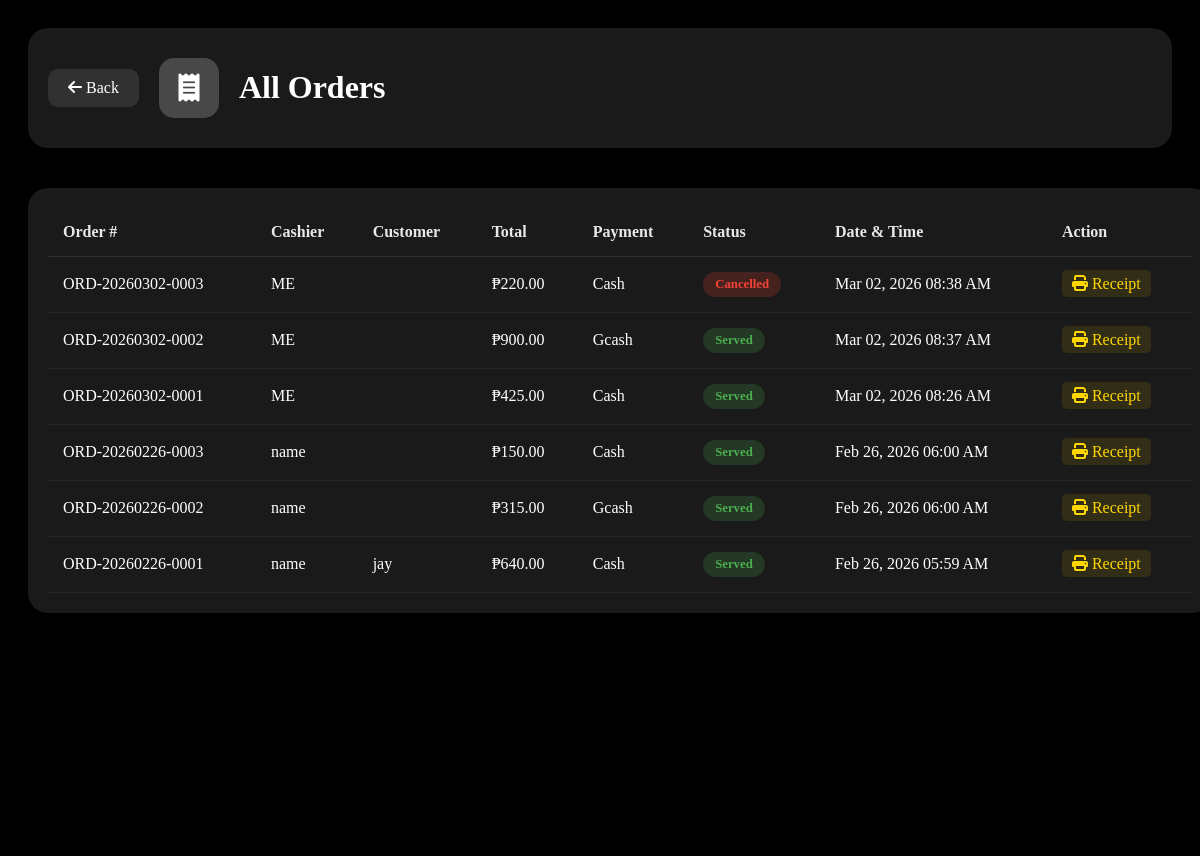
Screenshot of /orders.php (signed in) with the database file from the repository.
### tables this page shows
CREATE TABLE `orders` (
  `id` int(11) NOT NULL,
  `order_number` varchar(20) NOT NULL,
  `cashier_id` int(11) NOT NULL,
  `customer_name` varchar(100) DEFAULT NULL,
  `total_amount` decimal(10,2) NOT NULL,
  `payment_method` enum('cash','card','online','gcash','maya') DEFAULT 'cash',
  `payment_status` enum('paid','unpaid','refunded') DEFAULT 'paid',
  `order_status` enum('pending','preparing','served','cancelled') DEFAULT 'pending',
  `cancellation_requested` tinyint(1) DEFAULT 0,
  `cancellation_requested_by` int(11) DEFAULT NULL,
  `cancellation_requested_at` timestamp NULL DEFAULT NULL,
  `cancellation_reason` text DEFAULT NULL,
  `cancelled_by` int(11) DEFAULT NULL,
  `cancelled_at` timestamp NULL DEFAULT NULL,
  `created_at` timestamp NOT NULL DEFAULT current_timestamp(),
  `updated_at` timestamp NULL DEFAULT NULL ON UPDATE current_timestamp()
);

CREATE TABLE `users` (
  `id` int(11) NOT NULL,
  `username` varchar(50) NOT NULL,
  `email` varchar(100) NOT NULL,
  `password` varchar(255) NOT NULL,
  `role` enum('cashier','manager') DEFAULT 'cashier',
  `created_at` timestamp NOT NULL DEFAULT current_timestamp(),
  `last_login` timestamp NULL DEFAULT NULL,
  `last_logout` timestamp NULL DEFAULT NULL,
  `is_approved` tinyint(1) DEFAULT 0,
  `approved_by` int(11) DEFAULT NULL,
  `approved_at` timestamp NULL DEFAULT NULL
);

### orders.php (the view, shortened to what this page needs)
<?php
require_once 'config.php';
$role = $_SESSION['role'];
$user_id = $_SESSION['user_id'];
if ($role == 'cashier') {
    $orders = $conn->query("SELECT o.*, u.username as cashier_name
                            FROM orders o
                            JOIN users u ON o.cashier_id = u.id
                            WHERE o.cashier_id = $user_id
                            ORDER BY o.created_at DESC");
} else {
    $orders = $conn->query("SELECT o.*, u.username as cashier_name
                            FROM orders o
                            JOIN users u ON o.cashier_id = u.id
                            ORDER BY o.created_at DESC");
}
?>
<!DOCTYPE html>
<html lang="en">
<head>
    <link rel="stylesheet" href="https://cdnjs.cloudflare.com/ajax/libs/font-awesome/6.4.0/css/all.min.css">
</head>
<body>
    <video autoplay muted loop id="video-background">
        <source src="videos/coffee-bg2.mp4" type="video/mp4">
    </video>
    <div class="video-overlay"></div>
    <div class="container">
        <div class="header">
            <div class="brand">
                <a href="dashboard.php"><i class="fas fa-arrow-left"></i> Back</a>
                <div class="logo"><i class="fas fa-receipt"></i></div>
                <div class="brand-text">
                    <h1>All Orders</h1>
                </div>
            </div>
        </div>
        <div class="orders-table">
            <table>
                <thead>
                    <tr>
                        <th>Order #</th>
                        <?php if($role == 'manager'): ?><th>Cashier</th><?php endif; ?>
                        <th>Customer</th>
                        <th>Total</th>
                        <th>Payment</th>
                        <th>Status</th>
                        <th>Date & Time</th>
                        <th>Action</th>
                    </tr>
                </thead>
                <tbody>
                    <?php if ($orders && $orders->num_rows > 0): ?>
                        <?php while($order = $orders->fetch_assoc()): ?>
                        <tr>
                            <td><?php echo $order['order_number']; ?></td>
                            <?php if($role == 'manager'): ?>
                            <td><?php echo htmlspecialchars($order['cashier_name']); ?></td>
                            <?php endif; ?>
                            <td><?php echo htmlspecialchars($order['customer_name'] ?? 'Walk-in'); ?></td>
                            <td>₱<?php echo number_format($order['total_amount'], 2); ?></td>
                            <td><?php echo ucfirst($order['payment_method']); ?></td>
                            <td>
                                <span class="status-badge status-<?php echo $order['order_status']; ?>">
                                    <?php echo ucfirst($order['order_status']); ?>
                                </span>
                            </td>
                            <td><?php echo date('M d, Y h:i A', strtotime($order['created_at'])); ?></td>
                            <td>
                                <a href="receipt.php?order_id=<?php echo $order['id']; ?>" class="view-btn">
                                    <i class="fas fa-print"></i> Receipt
                                </a>
                            </td>
                        </tr>
                        <?php endwhile; ?>
                    <?php endif; ?>
                </tbody>
            </table>
        </div>
    </div>
</body>
</html>

### orders.php (style rules this page uses)
body { background: #000; min-height: 100vh; padding: 20px; position: relative; }
#video-background { position: fixed; top: 0; left: 0; width: 100%; height: 100%; object-fit: cover; z-index: -2; }
.video-overlay { position: fixed; top: 0; left: 0; width: 100%; height: 100%; background: rgba(0,0,0,0.4); z-index: -1; }
.container { max-width: 1200px; margin: 0 auto; }
.header { display: flex; justify-content: space-between; align-items: center; margin-bottom: 40px; padding: 20px; background: rgba(255,255,255,0.1); border-radius: 20px; backdrop-filter: blur(15px); }
.brand { display: flex; align-items: center; gap: 20px; }
.brand a { color: white; text-decoration: none; padding: 10px 20px; background: rgba(255,255,255,0.1); border-radius: 10px; }
.logo { width: 60px; height: 60px; background: rgba(255,255,255,0.2); border-radius: 15px; display: flex; align-items: center; justify-content: center; color: white; font-size: 28px; }
.brand-text h1 { color: white; font-size: 2rem; }
.orders-table { width: 100%; background: rgba(255,255,255,0.1); border-radius: 20px; padding: 20px; backdrop-filter: blur(15px); overflow-x: auto; }
.orders-table table { width: 100%; border-collapse: collapse; min-width: 800px; }
.orders-table th { color: rgba(255,255,255,0.9); text-align: left; padding: 15px; border-bottom: 1px solid rgba(255,255,255,0.1); }
.orders-table td { color: white; padding: 15px; border-bottom: 1px solid rgba(255,255,255,0.05); }
.status-badge { padding: 5px 12px; border-radius: 20px; font-size: 0.8rem; font-weight: 600; display: inline-block; }
.status-served { background: rgba(76,175,80,0.2); color: #4CAF50; }
.status-cancelled { background: rgba(244,67,54,0.2); color: #f44336; }
.view-btn { color: #ffd700; text-decoration: none; padding: 5px 10px; border-radius: 5px; background: rgba(255,215,0,0.1); }

### rows the page displays
orders: order_number "ORD-20260302-0003", cashier.username "ME", total_amount "220.00", payment_method "Cash", order_status "Cancelled", created_at "Mar 02, 2026 08:38 AM"
orders: order_number "ORD-20260302-0002", cashier.username "ME", total_amount "900.00", payment_method "Gcash", order_status "Served", created_at "Mar 02, 2026 08:37 AM"
orders: order_number "ORD-20260302-0001", cashier.username "ME", total_amount "425.00", payment_method "Cash", order_status "Served", created_at "Mar 02, 2026 08:26 AM"
orders: order_number "ORD-20260226-0003", cashier.username "name", total_amount "150.00", payment_method "Cash", order_status "Served", created_at "Feb 26, 2026 06:00 AM"
orders: order_number "ORD-20260226-0002", cashier.username "name", total_amount "315.00", payment_method "Gcash", order_status "Served", created_at "Feb 26, 2026 06:00 AM"
orders: order_number "ORD-20260226-0001", cashier.username "name", customer_name "jay", total_amount "640.00", payment_method "Cash", order_status "Served", created_at "Feb 26, 2026 05:59 AM"
